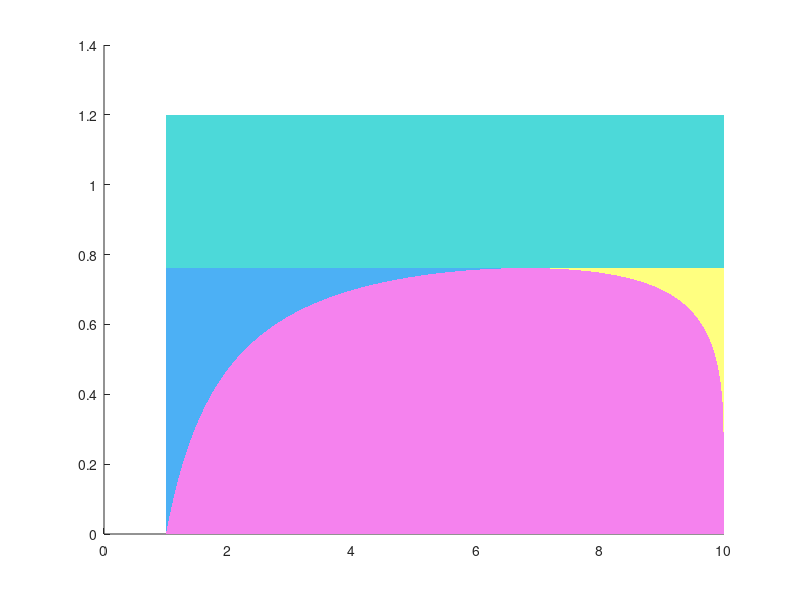

This figure's MATLAB source: (Note: this script raises an error after producing the figure.)
% Parameters
beta = 1; % Example fixed value for beta
C_FC = 1; % Example fixed value for C_FC
C_I = 10; % Example fixed value for C_I
C_SD_range = linspace(C_FC, C_I, 1000); % Define a range for C_SD, ensuring it's within valid bounds

% Calculate beta_FC* for the range of C_SD
Beta_FC_star = beta * (log(1 - (C_SD_range - C_FC) / C_I) ./ log(1 - C_SD_range / C_I));


% Define the RGB values for the colors
colors = [
    255, 192, 203;  % Light Pink
    255, 182, 193;  % Light Pink 1
    255, 105, 180;  % Hot Pink
    255, 20, 147;   % Deep Pink
    219, 112, 147;  % Pale Violet Red
    186, 85, 211;   % Medium Orchid
    147, 112, 219;  % Medium Purple
    138, 43, 226;   % Blue Violet
    139, 0, 139;    % Dark Magenta
    72, 61, 139     % Dark Slate Blue
] / 255; % Normalize RGB values to [0, 1]

rose = [0.961, 0.51,0.933]; 
lightBlue = [0.298, 0.69, 0.961]; 
purple = [1, 1,0.5]; 
pastelGreen = [0.298, 0.85, 0.851]; 

% Plotting
figure;
hold on;


% Fill area above and below the curve in different colors
fill([C_SD_range fliplr(C_SD_range)], [Beta_FC_star fliplr(1.2*ones(1,length(C_SD_range)))], pastelGreen, 'LineStyle', 'none','DisplayName','(iii) I_2* < I_1*, no I_3* or I_4*');
fill([C_SD_range(1:646) fliplr(C_SD_range(1:646))], [Beta_FC_star(1:646) fliplr(0.7613*ones(1,length(C_SD_range(1:646))))], lightBlue, 'LineStyle', 'none','DisplayName','(i) I_2* < I_1* < I_3* < I_4*');
fill([C_SD_range(646:end) fliplr(C_SD_range(646:end))], [Beta_FC_star(646:end) fliplr(0.7613*ones(1,length(C_SD_range(646:end))))], purple, 'LineStyle', 'none','DisplayName','(iv) I_3* < I_4* < I_2* < I_1*');
fill([C_SD_range fliplr(C_SD_range)], [Beta_FC_star fliplr(0*ones(1,length(C_SD_range)))], rose, 'LineStyle', 'none','DisplayName','(ii) I_3* < I_2* < I_1* < I_4*'); % Above

xline(6.8108,'b--','LineWidth',5,'DisplayName','Scenario separation')
%plot(C_SD_range, Beta_FC_star, 'b--', 'LineWidth', 5, 'DisplayName',''); % Plot beta_FC* as a function of C_SD


xlabel('Cost of social distancing C_{SD}');
ylabel('Relative Risk of Infection (FC) \beta_{FC}/\beta');
%title('Thresholds for different behaviors');
%ylim(yLimits); % Reset y-axis limits in case filling altered them
ylim([0 1]);
xlim([1 10])
set(gca,'FontSize',20)
legend
hold off;
